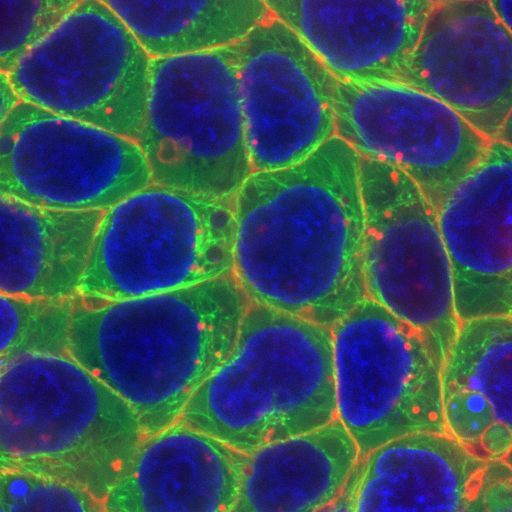
#> input picture Original_Images/Clustering/Data/Cell_Nuclei.tif, 1024 x 1024 px, found by its file name (shown at 1/2 size)
$ jupyter execute sklearn_clustering.ipynb
#> lines starting #> are read from the running program, lines starting #| are printed output that depends on the picture
[cell 1]
from PIL import Image
import numpy as np
from sklearn.cluster import KMeans
import matplotlib.pyplot as plt


image_path = 'Original_Images/Clustering/Data/Cell_Nuclei.tif'


# Bild korrekt laden
img = Image.open(image_path).convert('RGB')
#> img is the input picture: PIL image 1024x1024 RGB; mean R, G, B 54, 79.1, 89.3
img = img.resize((200, 200))  # Gleiche Größe für beide Methoden
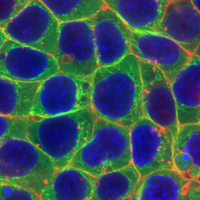
#> img: PIL image 200x200 RGB; mean R, G, B 53.9, 79.1, 89.3
img_np = np.array(img)  # NumPy-Array (H, W, 3)
height, width, _ = img_np.shape
#> height = 200; width = 200

# Pixel-Daten vorbereiten
pixels = img_np.reshape(-1, 3)

# KMeans-Clustering
k = 2
kmeans_sklearn = KMeans(n_clusters=k, random_state=42)
kmeans_sklearn.fit(pixels)

labels_sklearn = kmeans_sklearn.labels_
centers_sklearn = kmeans_sklearn.cluster_centers_
clustered_img = centers_sklearn[labels_sklearn].reshape((height, width, 3)).astype(np.uint8)

# Ergebnis anzeigen
plt.figure(figsize=(12, 5))
plt.subplot(1, 2, 1)
plt.imshow(clustered_img)

plt.show()
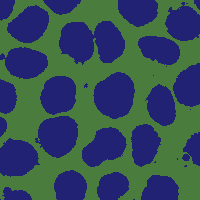
#> shown: shape (200, 200, 3); mean R, G, B 53.8, 78.5, 88.8

[cell 2]
YeastCell_path = 'Original_Images/Clustering/Data/Yeast_Cells.jpg'


# Bild korrekt laden
img = Image.open(YeastCell_path).convert('RGB')
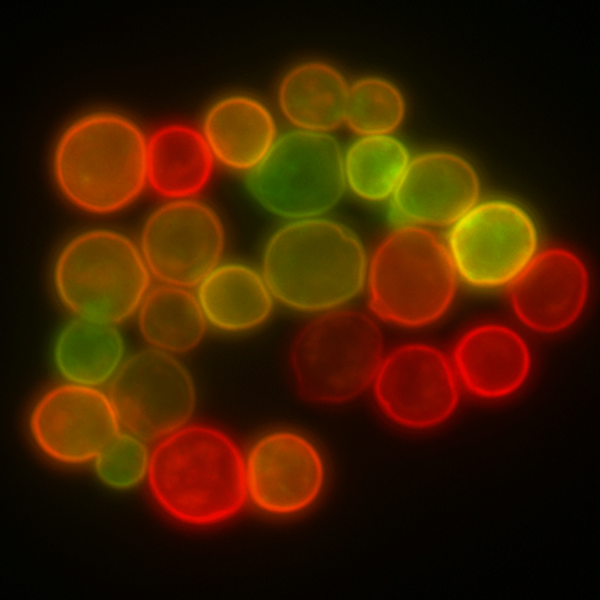
#> input picture Original_Images/Clustering/Data/Yeast_Cells.jpg, 1200 x 1200 px, found by its file name (shown at 1/2 size)
#> img is the input picture: PIL image 1200x1200 RGB; mean R, G, B 60.8, 29.8, 0.2
img = img.resize((200, 200))  # Gleiche Größe für beide Methoden
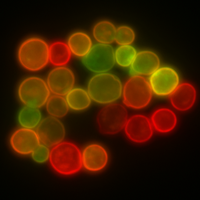
#> img: PIL image 200x200 RGB; mean R, G, B 60.8, 29.8, 0
img_np = np.array(img)  # NumPy-Array (H, W, 3)
height, width, _ = img_np.shape

# Pixel-Daten vorbereiten
pixels = img_np.reshape(-1, 3)

# KMeans-Clustering
k = 2
kmeans_sklearn = KMeans(n_clusters=k, random_state=42)
kmeans_sklearn.fit(pixels)

labels_sklearn = kmeans_sklearn.labels_
centers_sklearn = kmeans_sklearn.cluster_centers_
clustered_img = centers_sklearn[labels_sklearn].reshape((height, width, 3)).astype(np.uint8)

# Ergebnis anzeigen
plt.figure(figsize=(12, 5))
plt.subplot(1, 2, 1)
plt.imshow(clustered_img)

plt.show()
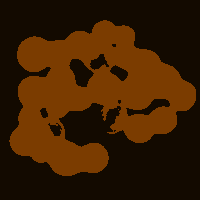
#> shown: shape (200, 200, 3); mean R, G, B 60.1, 29.7, 0
